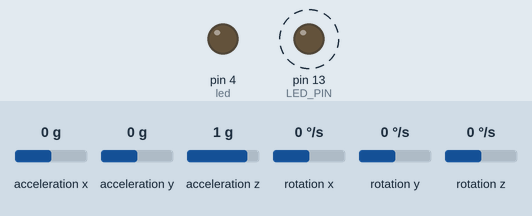
The sketch below on a simulated Arduino Uno, built with avr-gcc and run on an emulated ATmega328P. On the bench: output pins drawn as LEDs (lit = HIGH). Dashed ring = blinking. Inputs (shaded band) come from the test bench; at power-on: acceleration x 0 g, acceleration y 0 g, acceleration z 1 g, rotation x 0 °/s, rotation y 0 °/s, rotation z 0 °/s. What the sketch prints to the serial monitor is not drawn.

Above: at 0.09 s.
Timing chart, 0 to 3.0 s (numbered marks = the images above):
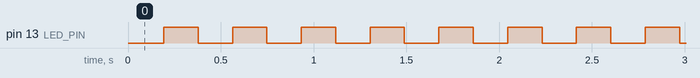

Measured:
- by itself, pin 13 (LED_PIN): alternates HIGH for 0.19 s and LOW for 0.19 s

The sketch:

gyro.ino
```cpp
// I2C device class (I2Cdev) demonstration Arduino sketch for MPU6050 class
// 10/7/2011 by Jeff Rowberg <jeff@rowberg.net>
// Updates should (hopefully) always be available at https://github.com/jrowberg/i2cdevlib
//
// Changelog:
//      2013-05-08 - added multiple output formats
//                 - added seamless Fastwire support
//      2011-10-07 - initial release

/* ============================================
I2Cdev device library code is placed under the MIT license
Copyright (c) 2011 Jeff Rowberg

Permission is hereby granted, free of charge, to any person obtaining a copy
of this software and associated documentation files (the "Software"), to deal
in the Software without restriction, including without limitation the rights
to use, copy, modify, merge, publish, distribute, sublicense, and/or sell
copies of the Software, and to permit persons to whom the Software is
furnished to do so, subject to the following conditions:

The above copyright notice and this permission notice shall be included in
all copies or substantial portions of the Software.

THE SOFTWARE IS PROVIDED "AS IS", WITHOUT WARRANTY OF ANY KIND, EXPRESS OR
IMPLIED, INCLUDING BUT NOT LIMITED TO THE WARRANTIES OF MERCHANTABILITY,
FITNESS FOR A PARTICULAR PURPOSE AND NONINFRINGEMENT. IN NO EVENT SHALL THE
AUTHORS OR COPYRIGHT HOLDERS BE LIABLE FOR ANY CLAIM, DAMAGES OR OTHER
LIABILITY, WHETHER IN AN ACTION OF CONTRACT, TORT OR OTHERWISE, ARISING FROM,
OUT OF OR IN CONNECTION WITH THE SOFTWARE OR THE USE OR OTHER DEALINGS IN
THE SOFTWARE.
===============================================
*/
//새 코드 - 기트허브 테스트asaaaa
// I2Cdev and MPU6050 must be installed as libraries, or else the .cpp/.h files
// for both classes must be in the include path of your project
#include "I2Cdev.h"
#include "MPU6050.h"
#include "math.h"
// Arduino Wire library is required if I2Cdev I2CDEV_ARDUINO_WIRE implementation
// is used in I2Cdev.h
#if I2CDEV_IMPLEMENTATION == I2CDEV_ARDUINO_WIRE
    #include "Wire.h"
#endif

// class default I2C address is 0x68
// specific I2C addresses may be passed as a parameter here
// AD0 low = 0x68 (default for InvenSense evaluation board)
// AD0 high = 0x69
MPU6050 accelgyro;
//MPU6050 accelgyro(0x69); // <-- use for AD0 high

int16_t ax, ay, az;
int16_t gx, gy, gz;
int16_t valx[3], valy[3], valz[3];
int16_t dif[3];
int16_t sumdif[3];

int led = 4;

// uncomment "OUTPUT_READABLE_ACCELGYRO" if you want to see a tab-separated
// list of the accel X/Y/Z and then gyro X/Y/Z values in decimal. Easy to read,
// not so easy to parse, and slow(er) over UART.
#define OUTPUT_READABLE_ACCELGYRO

// uncomment "OUTPUT_BINARY_ACCELGYRO" to send all 6 axes of data as 16-bit
// binary, one right after the other. This is very fast (as fast as possible
// without compression or data loss), and easy to parse, but impossible to read
// for a human.
//#define OUTPUT_BINARY_ACCELGYRO


#define LED_PIN 13
bool blinkState = false;

void setup() {
    // join I2C bus (I2Cdev library doesn't do this automatically)
    #if I2CDEV_IMPLEMENTATION == I2CDEV_ARDUINO_WIRE
        Wire.begin();
    #elif I2CDEV_IMPLEMENTATION == I2CDEV_BUILTIN_FASTWIRE
        Fastwire::setup(400, true);
    #endif

    // initialize serial communication
    // (38400 chosen because it works as well at 8MHz as it does at 16MHz, but
    // it's really up to you depending on your project)
    Serial.begin(38400);

    // initialize device
    Serial.println("Initializing I2C devices...");
    accelgyro.initialize();

    // verify connection
    Serial.println("Testing device connections...");
    Serial.println(accelgyro.testConnection() ? "MPU6050 connection successful" : "MPU6050 connection failed");

    // use the code below to change accel/gyro offset values
    /*
    Serial.println("Updating internal sensor offsets...");
    // -76  -2359 1688  0 0 0
    Serial.print(accelgyro.getXAccelOffset()); Serial.print("\t"); // -76
    Serial.print(accelgyro.getYAccelOffset()); Serial.print("\t"); // -2359
    Serial.print(accelgyro.getZAccelOffset()); Serial.print("\t"); // 1688
    Serial.print(accelgyro.getXGyroOffset()); Serial.print("\t"); // 0
    Serial.print(accelgyro.getYGyroOffset()); Serial.print("\t"); // 0
    Serial.print(accelgyro.getZGyroOffset()); Serial.print("\t"); // 0
    Serial.print("\n");
    accelgyro.setXGyroOffset(220);
    accelgyro.setYGyroOffset(76);
    accelgyro.setZGyroOffset(-85);
    Serial.print(accelgyro.getXAccelOffset()); Serial.print("\t"); // -76
    Serial.print(accelgyro.getYAccelOffset()); Serial.print("\t"); // -2359
    Serial.print(accelgyro.getZAccelOffset()); Serial.print("\t"); // 1688
    Serial.print(accelgyro.getXGyroOffset()); Serial.print("\t"); // 0
    Serial.print(accelgyro.getYGyroOffset()); Serial.print("\t"); // 0
    Serial.print(accelgyro.getZGyroOffset()); Serial.print("\t"); // 0
    Serial.print("\n");
    */

    // configure Arduino LED for
    pinMode(LED_PIN, OUTPUT);
    pinMode(led, OUTPUT);
}

void loop() {
    // read raw accel/gyro measurements from device
    for(int i=0; i<3; i++){
      for(int j=0; j<3; j++){
        accelgyro.getMotion6(&ax, &ay, &az, &gz, &gy, &gz);
        valx[j] = gx;
        valy[j] = gy;
        valz[j] = gz;
      }
      dif[0] = abs(valx[1]-valx[0] ) + abs(valx[2]-valx[1]);
      dif[1] = abs(valy[1]-valy[0] ) + abs(valy[2]-valy[1]);
      dif[2] = abs(valz[1]-valz[0] ) + abs(valz[2]-valz[1]);

     sumdif[i] = dif[0] + dif[1] + dif[2];
     delay(50);
    }
    Serial.print(sumdif[0]); Serial.print("\t");
    Serial.print(sumdif[1]); Serial.print("\t");
    Serial.print(sumdif[2]); Serial.print("\n");

    if (  sumdif[0] > 100 && sumdif[1] > 100 && sumdif[2] > 100  ){
     digitalWrite(led, HIGH);
     delay(100);
    }
    else digitalWrite(led, LOW);
    // blink LED to indicate activity
    blinkState = !blinkState;
    digitalWrite(LED_PIN, blinkState);
}
```
